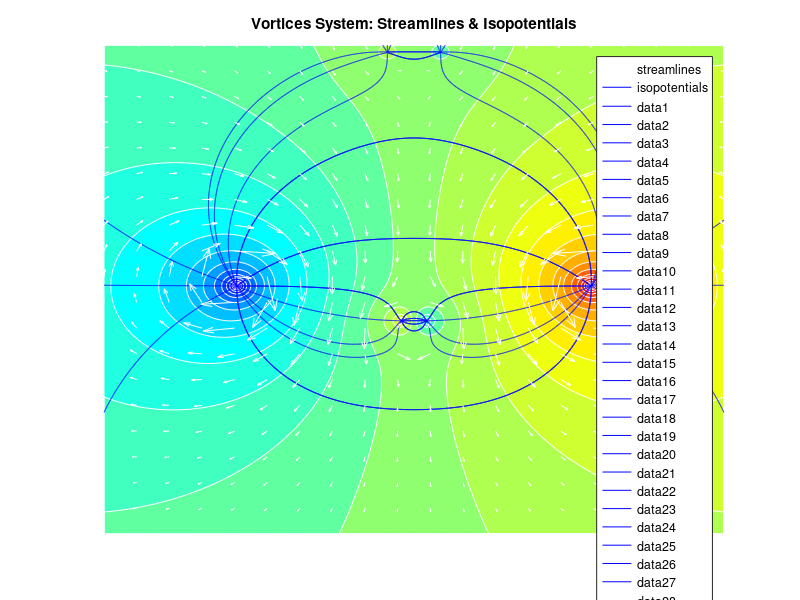

Recreate this plot in MATLAB.
function wellvortex
% systems of wells or vortices 
%    using MATLAB analytical solutions                   
%
%   $Ekkehard Holzbecher  $Date: 2006/05/30 $
%--------------------------------------------------------------------------
wellvort = 0;                  % wells (1)/ vortices (0)  switch 
mirrorx = 0;                   % symmetry property for x-axis
mirrory = 1;                   % symmetry property for y-axis 
mirror = 0;                    % symmetry / antisymmetry switch
xspace = linspace(-100,100,200); % x-values mesh
yspace = linspace(-100,100,200); % y-values mesh
N = 3;                         % no. of wells / vortices (for random choice)
                               %    for manual input set: N = 0;
zloc = [-20 40] + 1i*[40 60];   % well / vortex positions
s = [5 10];                    % pumping rates / circulation rates 
N0 = 30;                       % no. of filled contours
M0 = 8;                        % no. starting points around each well / vortex
gquiv = 1;                     % arrow field on/off

%------------------------------------- execution --------------------------
xrange = xspace(end) - xspace(1);
yrange = yspace(end) - yspace(1);
[x,y] = meshgrid (xspace,yspace); z = x +1i*y;
if N > 0
    zloc = xspace(1)+xrange*rand(1,N)+1i*(yspace(1)+yrange*rand(1,N));
    s = -10+round(20*rand(1,N));    % strengths unit steps between -10 and 10
else
    N = size(s,2);
end

if mirrorx  
    zloc = [zloc conj(zloc)];
    if mirror 
        s = [s s]; 
    else
        s = [s -s];
    end
end
if mirrory
    zloc = [zloc -real(zloc)+1i*imag(zloc)];
    if mirror 
        s = [s s]; 
    else
        s = [s -s];
    end
end
    
f = Phi(z,zloc,s);
[u,v] = gradient (-real(f));
whitebg([.753,0.753,0.753]);
plot (xspace(1:2),yspace(1)*[1 1],'w'); hold on;
plot (xspace(1:2),yspace(1)*[1 1],'b');
legend ('streamlines','isopotentials')
colormap('jet'); 
xstart = []; ystart = [];
for k = 1:size(s,2)
    for j = 1:M0 xstart = [xstart real(zloc(k))+xrange*cos(2*pi*j/M0)/1000]; 
        ystart = [ystart imag(zloc(k))+yrange*sin(2*pi*j/M0)/1000]; end
end
xspace = linspace (xspace(1),xspace(end),20);
yspace = linspace (yspace(1),yspace(end),20);

%-------------------------------- graphics ------------------------------------
if wellvort
    contourf (x,y,real(f),N0,'b'); hold on;   
    hh = streamline (x,y,u,v,xstart,ystart);
    set (hh,'Color','w');
    hh = streamline (x,y,-u,-v,xstart,ystart);
    set (hh,'Color','w');
    if gquiv             
        [x,y] = meshgrid (xspace,yspace); z = x +i*y; 
        [u,v] = gradient (-real(Phi(z,zloc,s)));
        quiver (x,y,u,v,gquiv,'w'); 
    end
    title ('Well galery: Streamlines & Isopotentials','FontWeight','bold');
else
    contourf (x,y,real(f),N0,'w');
    hh = streamline (x,y,u,v,xstart,ystart);
    set (hh,'Color','b');
    hh = streamline (x,y,-u,-v,xstart,ystart);
    set (hh,'Color','b');
    if gquiv    
        [x,y] = meshgrid (xspace,yspace); z = x +1i*y; 
        [v,u] = gradient (-real(Phi(z,zloc,s))); u = -u;
        quiver (x,y,u,v,gquiv,'w'); 
    end
    title ('Vortices System: Streamlines & Isopotentials','FontWeight','bold');
end
axis off;
hold off; 

function f = Phi (z,zloc,s)
f = 0*z;
for k = 1:size(s,2) 
    f = f + s(k)*log(z-zloc(k))/2/pi; 
end
